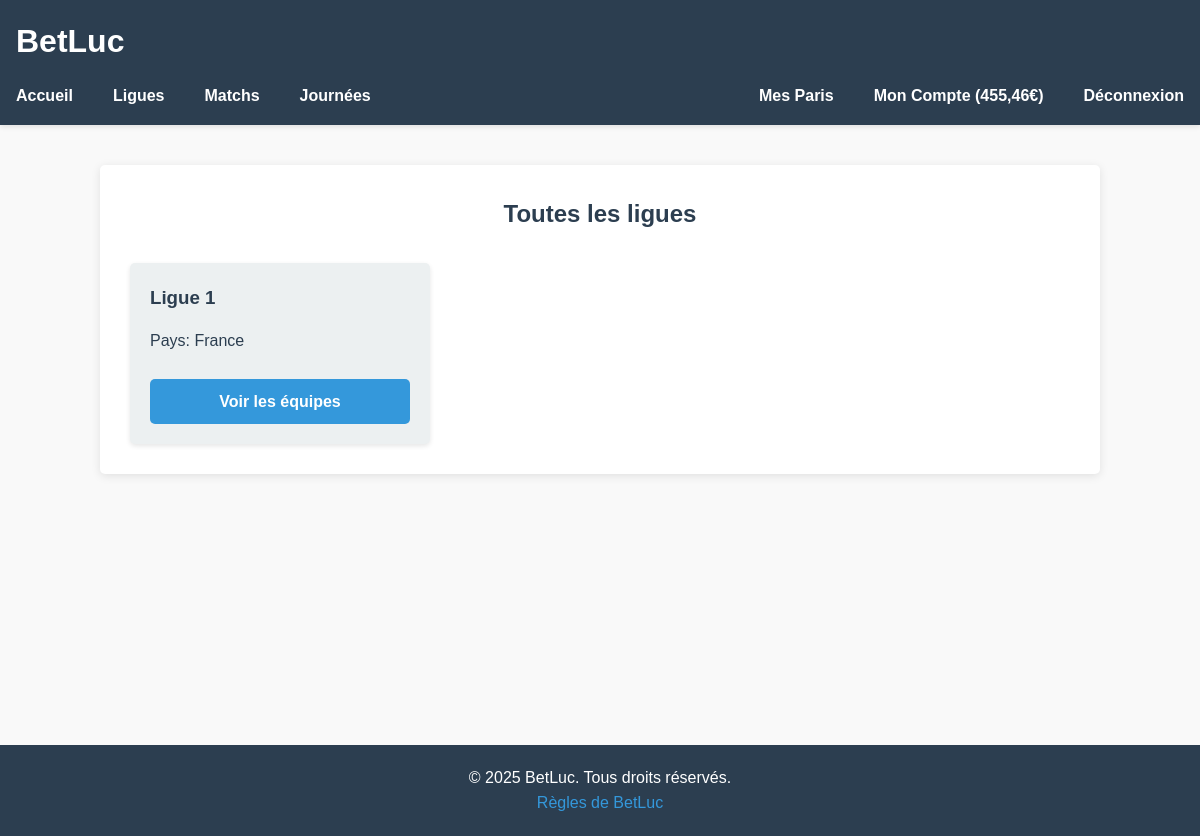
Page /leagues/ (signed in) on the committed database.
### accounts/models.py (models this page shows, shortened)
class Utilisateur(AbstractUser):
    email = models.EmailField(unique=True)
    username = models.CharField(max_length=150, unique=True)
    balance = models.DecimalField(max_digits=10, decimal_places=2, default=20.00, verbose_name="Solde")

### teams/models.py (models this page shows, shortened)
class League(models.Model):
    name = models.CharField(max_length=100, unique=True, verbose_name="Nom de la ligue")
    country = models.CharField(max_length=100, verbose_name="Pays")
    logo = models.ImageField(upload_to='leagues_logos/', blank=True, null=True, verbose_name="Logo")
    class Meta:
        verbose_name = "Ligue"
        verbose_name_plural = "Ligues"

### teams/views.py (the view)
# urls.py: path('leagues/', views.league_list, name='league_list'),
def league_list(request):
    leagues = League.objects.all()
    return render(request, 'teams/league_list.html', {'leagues': leagues})

### templates/teams/league_list.html (shortened to what this page needs)
{% extends "base.html" %}
{% block content %}
<div class="league-list-container">
  <h2>Toutes les ligues</h2>
  {% if leagues %}
    <div class="leagues-grid">
      {% for league in leagues %}
        <div class="league-card">
          <h3>{{ league.name }}</h3>
          <p>Pays: {{ league.country }}</p>
          <a href="{% url 'teams:league_teams' league.id %}" class="btn btn-primary">Voir les équipes</a>
        </div>
      {% endfor %}
    </div>
  {% else %}
    <p>Aucune ligue n'est disponible pour le moment.</p>
  {% endif %}
</div>
{% endblock %}

### templates/base.html (shortened to what this page needs)
<!DOCTYPE html>
{% load static %}
<html lang="fr">
  <head>
    <link rel="stylesheet" href="{% static 'css/style.css' %}" />
  </head>
  <body>
    <header>
        <h1>BetLuc</h1>
        <nav>
            <ul class="main-nav">
                <li><a href="/">Accueil</a></li>
                <li><a href="{% url 'teams:league_list' %}">Ligues</a></li>
                <li><a href="{% url 'teams:match_list' %}">Matchs</a></li>
                <li><a href="{% url 'teams:matchdays_grid' %}">Journées</a></li>
            </ul>
            <ul class="auth-links">
                {% if user.is_authenticated %}
                    <li><a href="{% url 'teams:my_bets' %}">Mes Paris</a></li>
                    <li><a href="{% url 'accounts:profile' %}">Mon Compte ({{ user.balance|floatformat:2 }}€)</a></li>
                    <li><a href="{% url 'accounts:logout' %}">Déconnexion</a></li>
                {% else %}
                    <li><a href="{% url 'accounts:login' %}">Connexion</a></li>
                    <li><a href="{% url 'accounts:register' %}">Inscription</a></li>
                {% endif %}
            </ul>
        </nav>
    </header>
    <main>{% block content %}{% endblock %}</main>
    <footer class="footer mt-auto py-3 bg-light">
        <div class="container">
            <div class="row">
                <div class="col-md-6">
                    <p class="mb-0">&copy; 2025 BetLuc. Tous droits réservés.</p>
                </div>
                <div class="col-md-6 text-md-end">
                    <a href="{% url 'rules' %}" class="text-decoration-none text-muted">Règles de BetLuc</a>
                </div>
            </div>
        </div>
    </footer>
  </body>
</html>

### static/css/style.css (style rules this page uses)
:root { --primary-color: #3498db; --secondary-color: #2c3e50; --accent-color: #e74c3c; --light-color: #ecf0f1; --dark-color: #2c3e50; --success-color: #2ecc71; --warning-color: #f39c12; --error-color: #e74c3c; --grey-color: #95a5a6; --border-radius: 5px; --box-shadow: 0 2px 10px rgba(0, 0, 0, 0.1); }
* { margin: 0; padding: 0; box-sizing: border-box; }
body { font-family: 'Arial', sans-serif; line-height: 1.6; color: var(--dark-color); background-color: #f9f9f9; }
a { color: var(--primary-color); text-decoration: none; }
ul { list-style: none; }
header, main, footer { width: 100%; padding: 20px; }
header { background-color: var(--secondary-color); color: white; box-shadow: 0 2px 5px rgba(0,0,0,0.1); }
main { min-height: calc(100vh - 180px); max-width: 1200px; margin: 0 auto; padding: 40px 20px; }
footer { background-color: var(--secondary-color); color: white; text-align: center; padding: 20px; }
header h1 { margin-bottom: 15px; }
nav ul { display: flex; gap: 20px; }
nav ul li a { color: white; font-weight: bold; transition: color 0.3s; }
.btn { display: inline-block; padding: 10px 20px; border: none; border-radius: var(--border-radius); cursor: pointer; font-weight: bold; text-align: center; transition: background-color 0.3s, transform 0.3s; }
.btn-primary { background-color: var(--primary-color); color: white; }
.league-list-container, .team-list-container, .team-detail-container { max-width: 1000px; margin: 0 auto; padding: 30px; background-color: white; border-radius: var(--border-radius); box-shadow: var(--box-shadow); }
.league-list-container h2, .team-list-container h2, .team-detail-container h2 { text-align: center; margin-bottom: 30px; color: var(--secondary-color); }
.leagues-grid, .teams-grid { display: grid; grid-template-columns: repeat(auto-fill, minmax(280px, 1fr)); gap: 20px; margin-top: 30px; }
.league-card, .team-card { background-color: var(--light-color); border-radius: var(--border-radius); padding: 20px; box-shadow: 0 2px 5px rgba(0,0,0,0.1); transition: transform 0.3s; }
.league-card h3, .team-card h3 { margin-bottom: 15px; color: var(--secondary-color); }
.league-card p, .team-card p { margin-bottom: 10px; }
.league-card .btn, .team-card .btn { margin-top: 15px; width: 100%; }

### templates/base.html (style rules this page uses)
:root { --primary-color: #3498db; --secondary-color: #2c3e50; --success-color: #4caf50; --danger-color: #f44336; --info-color: #2196f3; }
header { padding: 1rem; background-color: var(--secondary-color); color: white; }
header h1 { margin: 0; margin-bottom: 1rem; }
nav { display: flex; justify-content: space-between; align-items: center; }
.main-nav { display: flex; list-style: none; margin: 0; padding: 0; }
.main-nav li { margin-right: 20px; }
.auth-links { display: flex; list-style: none; margin: 0; padding: 0; }
.auth-links li { margin-left: 20px; }
.auth-links a { color: white; text-decoration: none; }

### rows in the picture
Utilisateur: balance "455,46"
League: name "Ligue 1", country "France"
